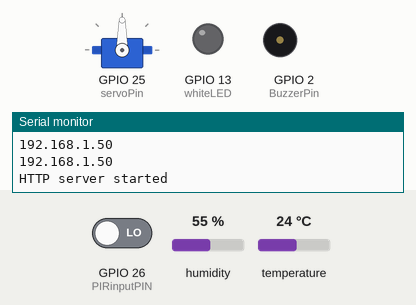
Simulated run of this sketch. Board: ESP32. Parts: servo, output pins drawn as LEDs (lit = HIGH), buzzer (waves = sounding, pin HIGH), the last lines printed to the serial monitor. The test bench sets the inputs (shaded band); at power-on: GPIO 26 (PIRinputPIN) LOW, humidity 55 %, temperature 24 °C. WiFi joins after 1.5 s; servers stay silent unless stated; uploads are accepted with an empty reply; storage starts empty.

Above: at 3.2 s.
3.3 s: GPIO 26 (PIRinputPIN) driven HIGH
At 9.6 s:
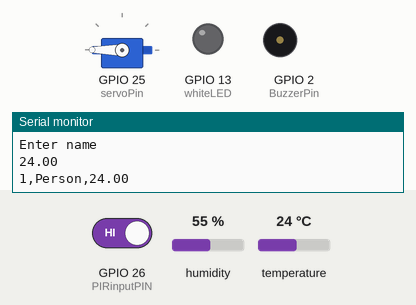
At 12.4 s:
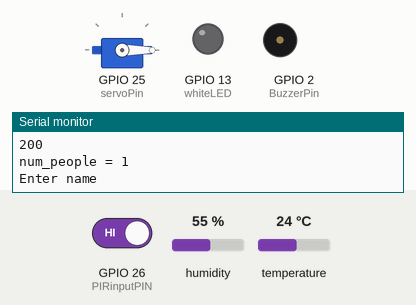
Timing chart, 0 to 21.2 s (numbered marks = the images above; inputs shaded):
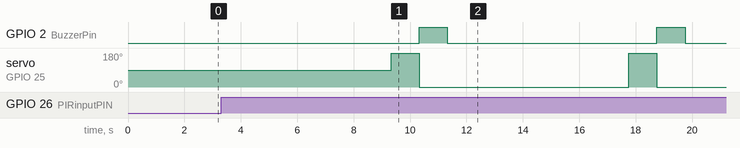

The sketch:

entry-exit.ino
```cpp
//#define BLYNK_PRINT Serial
//#define BLYNK_USE_DIRECT_CONNECT
//#include <BlynkSimpleEsp32_BLE.h>
//#include <BLEDevice.h>
//#include <BLEServer.h>
#include "DHT.h"
#include "Servo.h"
#include <WiFi.h>
#include <WebServer.h>
#include <WiFiClient.h>
#include "HTTPClient.h"
#include "time.h"
#include <ArduinoJson.h>
#include "ESPAsyncWebServer.h"
#include "SPIFFS.h"

//char auth[] = "RYzAZiIej44ls7L-W6LuP0StjUULAmfN";

#define DHTTYPE DHT11
#define PIRinputPIN 26  // entry gate
#define PIRinputPIN2 30 // exit gate
#define BuzzerPin 2
#define whiteLED 13
#define DHTPin 27
#define servoPin 25
//#define servoExit 15
#define exitLED 34
const int triggerPin = 15;
const int echoPin = 35;

#define c 0.034
#define convert_factor 0.393701

long duration;
float distanceCm;
float distanceInch;
//Virtual Pins
#define temp_display_pin V1
#define gauge V0
#define person_name V2
#define person_email V3
#define temp_threshold 38
#define max_capacity 100
DHT dht(DHTPin, DHTTYPE);
Servo Servo1;
Servo Servo2;
int num_people = 0;
String newValue = "";
String input = "";
int count = 0;
// considering connection request through BLE
// auth token

WebServer server(80);
AsyncWebServer serverA(81);

int authentication = 0;
bool isDetected;
float t;

String cse_ip = "192.168.108.196"; // Do ifconfig to get your ip.
String cse_port = "8080";
String Server = "http://" + cse_ip + ":" + cse_port + "/~/in-cse/in-name/";

String ae1 = "people";
String cnt1 = "node1";

String ae3 = "total_people";
String cnt3 = "node3";

String ae4 = "sanitizer";
String cnt4 = "node4";

int i = 1;

void createCIPeople(String &val)
{
  Serial.println(val);
  HTTPClient http;
  http.begin(Server + ae1 + "/" + cnt1 + "/");
  http.addHeader("X-M2M-Origin", "admin:admin");
  http.addHeader("Content-Type", "application/json;ty=4");
  int code = http.POST("{\"m2m:cin\": {\"con\": \"" + String(val) + "\",\"cnf\": \"application/json\",\"rn\": " + String(i++) + "}}");
  Serial.print("Code = ");
  Serial.println(code);
  if (code == -1)
  {
    Serial.println("UNABLE TO CONNECT TO THE SERVER");
  }
  http.end();
}

int valueTOTAL = 1;

void createCItotal_people()
{ //Serial.println(val);
  HTTPClient http;
  http.begin(Server + ae3 + "/" + cnt3 + "/");
  http.addHeader("X-M2M-Origin", "admin:admin");
  http.addHeader("Content-Type", "application/json;ty=4");

  int code = http.POST("{\"m2m:cin\": {\"con\": \"" + String(num_people) + "\",\"cnf\": \"application/json\",\"rn\": " + String(valueTOTAL++) + "}}");

  Serial.println(code);
  if (code == -1)
  {
    Serial.println("UNABLE TO CONNECT TO THE SERVER");
  }
  http.end();
}

int sanitizer_itr = 1;

void createCISanitizer(String &amount)
{
  HTTPClient http;
  http.begin(Server + ae4 + "/" + cnt4 + "/");
  http.addHeader("X-M2M-Origin", "admin:admin");
  http.addHeader("Content-Type", "application/json;ty=4");

  int code = http.POST("{\"m2m:cin\": {\"con\": \"" + amount + "\",\"cnf\": \"application/json\",\"rn\": " + String(sanitizer_itr++) + "}}");

  Serial.println(code);
  if (code == -1)
  {
    Serial.println("UNABLE TO CONNECT TO THE SERVER");
  }
  http.end();
}

//WebServer server(80);

void setup()
{
  Serial.begin(9600);
  pinMode(triggerPin, OUTPUT);
  pinMode(echoPin, INPUT);
  WiFi.begin("Harshita","Harshita1512");

  while(WiFi.status()!=WL_CONNECTED)
  {
    Serial.println(WiFi.status());
    delay(1000);
  }
  Serial.println(WiFi.localIP());
  //Blynk.setDeviceName("Blynk-Test");
  //Blynk.begin(auth);

  // initialise the input pins //
  pinMode(PIRinputPIN, INPUT);
  pinMode(DHTPin, INPUT);
  pinMode(BuzzerPin, OUTPUT);
  pinMode(whiteLED, OUTPUT);
  //pinMode(servoExit, OUTPUT);
  digitalWrite(BuzzerPin, LOW);
  Servo1.attach(servoPin);
//  Servo2.attach(servoExit);
  num_people = 0;
  dht.begin();
  Serial.println(WiFi.localIP());

  server.begin();
  serverA.begin();
  Serial.println("HTTP server started");

    if (!SPIFFS.begin(true))
    {
        Serial.println("An Error has occurred while mounting SPIFFS");
        return;
    }

  serverA.on("/", HTTP_GET, [](AsyncWebServerRequest *request)
              { request->send(SPIFFS, "/web.html", "text/html"); });

    // Route to load style.css file
  serverA.on("/style1.css", HTTP_GET, [](AsyncWebServerRequest *request)
              { request->send(SPIFFS, "/style1.css", "text/css"); });

  serverA.on("/person_info", HTTP_GET, [](AsyncWebServerRequest *request)
              { request->send_P(200, "text/plain", input.c_str()); });
}

float last_temperature = 0;
String last_message_to_send = "";

void entry_gate()
{
  Serial.print("num_people = ");
  Serial.println(num_people);

    if (num_people >= 100)
    {
      //Blynk.notify("Entry Denied , max number of people reached !!");
       Serial.println("Entry Denied , max number of people reached !!");
      digitalWrite(BuzzerPin, HIGH);
      delay(2000);
      digitalWrite(BuzzerPin, LOW);
      return;
    }

    Serial.println("Enter name");
    //delay(5000);
    Serial.setTimeout(5000);
    newValue = Serial.readString();

    //String newValue = param.asString();

    if (newValue == "")
    {
    newValue = "Person" + String(num_people);
    }

    //Blynk.notify("Check temperature");
    //delay(3000);

    float temp_read = dht.readTemperature();

    Serial.println(temp_read);
    if (temp_read > temp_threshold)
    {
    //Blynk.notify("Entry Denied , high body temperature!");
    //Blynk.virtualWrite(temp_display_pin, temp_read);

    digitalWrite(BuzzerPin, HIGH);
    delay(4000);
    digitalWrite(BuzzerPin, LOW);
    return;
    }

  last_temperature = temp_read;

  last_message_to_send = "Name : " + newValue + " Temperature : " + String(temp_read);

  count++;
  newValue[newValue.length() - 1] = ',';
  input = String(count) + "," + newValue + String(temp_read);
  delay(1000);

  //Blynk.notify("Enter the email_id through app !!");
  //delay(2000);

  //Serial.println("Enter email");
  //Serial.setTimeout(5000);
    //newValue = Serial.readString();
  //String newValue = param.asString();
  //if (newValue == "")
  //{
    //newValue = "NULL ";
  //}
  //newValue[newValue.length() - 1] = ' ';

  //last_message_to_send += " Email : ";
  //last_message_to_send += newValue; // name

  //input = input + newValue;
  Serial.println(input);

  //Blynk.notify("Entry Success!!");
  num_people = num_people + 1;
  //Blynk.virtualWrite(gauge, num_people);
  // open the gate //
  Servo1.write(180);
  delay(1000);
  Servo1.write(0);
    digitalWrite(BuzzerPin, HIGH);
    delay(1000);
    digitalWrite(BuzzerPin, LOW);

  createCIPeople(input);
  createCItotal_people();

}

void exit_gate()
{
  delay(1000);
  //bool result = Blynk.connected();
  //if (result == true)
  //{
  //Blynk.notify("Thanks For Visiting the MAll !!");

  digitalWrite(exitLED, HIGH);
  delay(1000);
  digitalWrite(exitLED, LOW);
  if(num_people >=1)
  num_people = num_people - 1;

  //}
}

void check_movement()
{
  int entry_input = digitalRead(PIRinputPIN);
  if (entry_input == 1)
  {
    entry_gate();
  }

//  digitalWrite(triggerPin, LOW);
//  delayMicroseconds(2);
//  digitalWrite(triggerPin, HIGH);
//  delayMicroseconds(10);
//  digitalWrite(triggerPin, LOW);
//  duration = pulseIn(echoPin, HIGH);
//  distanceCm = duration * c/2;
//  distanceInch = distanceCm * convert_factor;
//
//  Serial.print("Distance (cm): ");
//  Serial.println(distanceCm);
//
//  if (distanceCm < 1)
//  {
//    exit_gate();
//  }
}

void loop()
{
  //Serial.println(WiFi.localIP());
  server.handleClient();
  check_movement();
}
```

Measured:
- after the input at 3.3 s, GPIO 2 (BuzzerPin): alternates HIGH for 1.0 s and LOW for 7.4 s, starting after 7.0 s; servo on GPIO 25 (servoPin): alternates 180° for 1.0 s and 0° for 7.4 s, starting after 6.0 s
